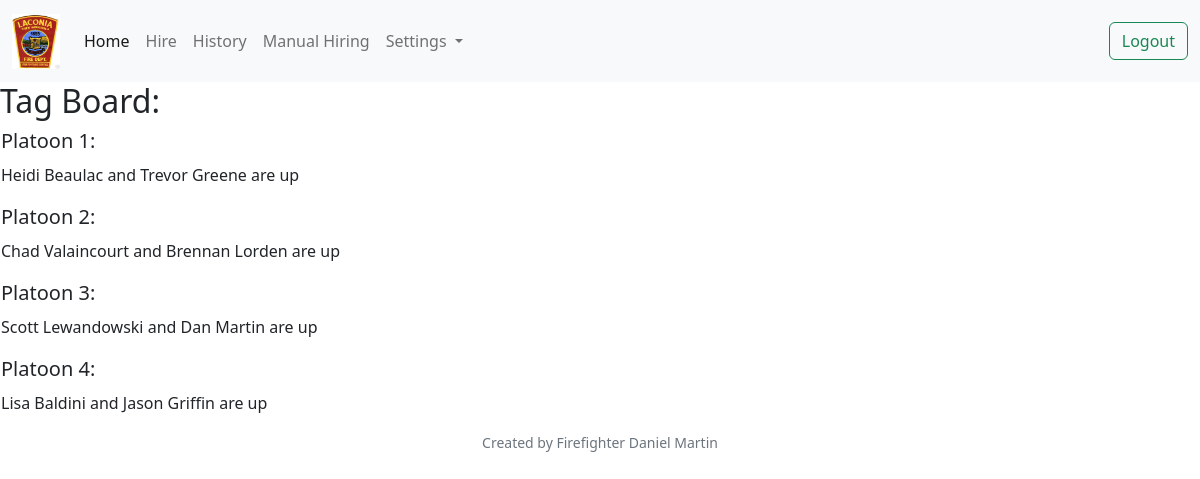
Page / (signed in) on the earlier database version.
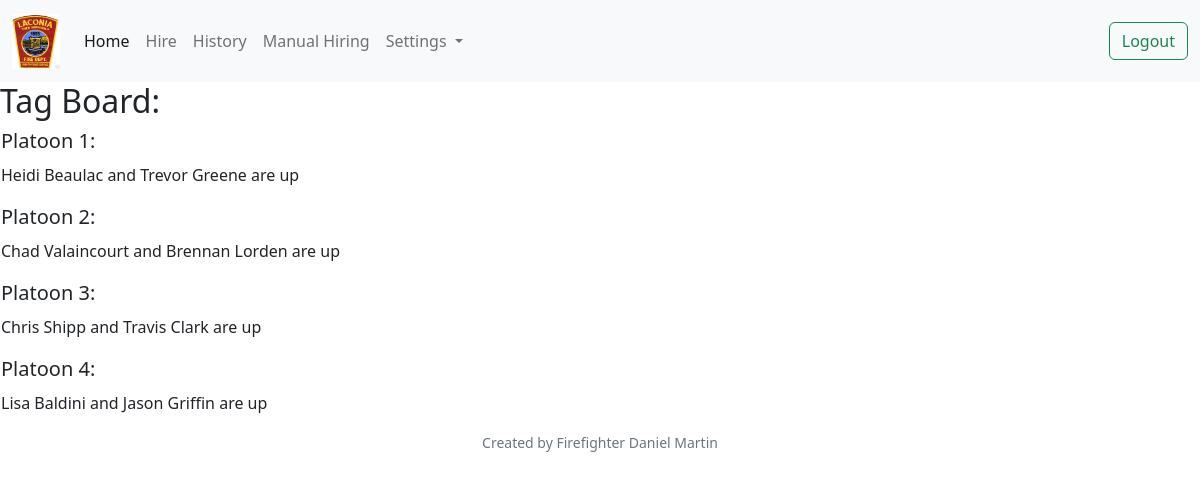
Same page on the later database version.
### helpers.py (models this page shows)
class Base(MappedAsDataclass, DeclarativeBase):
    pass

class User (Base):
    __tablename__ = "users"
    id: Mapped[int] = mapped_column(primary_key=True, init=False)
    username: Mapped[str]
    first_name: Mapped[str]
    last_name: Mapped[str]
    hash: Mapped[str]
    rank: Mapped[str]
    platoon: Mapped[int]
    active: Mapped[int]
    elligible: Mapped[int]
    tag_flipped: Mapped[int]
    created_at: Mapped[datetime] = mapped_column(init=False, server_default=func.now())

### app.py (the view)
@app.route("/", methods=["GET", "POST"])
def index():
    if not session.get("user_id"):
        return redirect("/login")
    else:
        offs_up = []
        ffs_up = []
        for i in range(1, NUM_PLATOONS + 1):
            officers = []
            firefighters = []
            officer = db.execute(
                select(User.first_name, User.last_name, User.tag_flipped)
                .where(User.platoon == i)
                .where(User.rank != "firefighter")
            )
            officer = officer.mappings().all()
            officers.append(officer)
            off_up = find_next_up(officers[0])
            offs_up.append(off_up)
            firefighter = db.execute(
                select(User.first_name, User.last_name, User.tag_flipped)
                .where(User.platoon == i)
                .where(User.rank == "firefighter")
            )
            firefighter = firefighter.mappings().all()
            firefighters.append(firefighter)
            ff_up = find_next_up(firefighters[0])
            ffs_up.append(ff_up)
        return render_template("index.html", offs=offs_up, ffs=ffs_up)

### helpers.py (called while the page is built)
def find_next_up(tag_list):
    for person in tag_list:
        match person:
            case {'tag_flipped': tag_flipped} if tag_flipped != 1:
                index = tag_list.index(person)
                return(tag_list[index])
    for person in tag_list:
        person['tag_flipped'] = 0
    return(tag_list[0])

### templates/index.html (shortened to what this page needs)
{% extends "layout.html" %}
{% block main %}
    <h2>Tag Board:</h2>
    <table>
        <tr>
            <td>
                <h5>Platoon 1:</h5>
            </td>
        </tr>
        <tr>
            <td>
                <p>{{ offs[0]['first_name'] }} {{ offs[0]['last_name'] }} and {{ ffs[0]['first_name'] }} {{ ffs[0]['last_name'] }} are up</p>
            </td>
        </tr>
        <tr>
            <td>
                <h5>Platoon 2:</h5>
            </td>
        </tr>
        <tr>
            <td>
                <p>{{ offs[1]['first_name'] }} {{ offs[1]['last_name'] }} and {{ ffs[1]['first_name'] }} {{ ffs[1]['last_name'] }} are up</p>
            </td>
        </tr>
        <tr>
            <td>
                <h5>Platoon 3:</h5>
            </td>
        </tr>
        <tr>
            <td>
                <p>{{ offs[2]['first_name'] }} {{ offs[2]['last_name'] }} and {{ ffs[2]['first_name'] }} {{ ffs[2]['last_name'] }} are up</p>
            </td>
        </tr>
        <tr>
            <td>
                <h5>Platoon 4:</h5>
            </td>
        </tr>
        <tr>
            <td>
                <p>{{ offs[3]['first_name'] }} {{ offs[3]['last_name'] }} and {{ ffs[3]['first_name'] }} {{ ffs[3]['last_name'] }} are up</p>
            </td>
        </tr>
    </table>
{% endblock %}

Differences in the rows shown:
no longer on this page (row unchanged): User: first_name "Scott", last_name "Lewandowski"
no longer on this page (row unchanged): User: first_name "Dan", last_name "Martin"
now on this page (row edited): User: first_name "Chris", last_name "Shipp"
now on this page (row edited): User: first_name "Travis", last_name "Clark"
